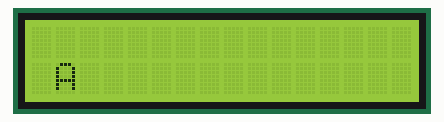
Bench run of a sketch on a simulated Arduino Uno, built with avr-gcc and run on an emulated ATmega328P. Parts: 16×2 character LCD.

Above: at 1.6 s.
At 8.6 s:
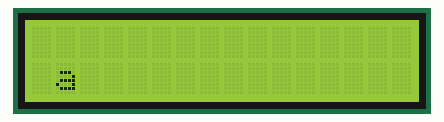
At 14.6 s:
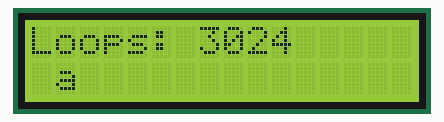
At 19.6 s:
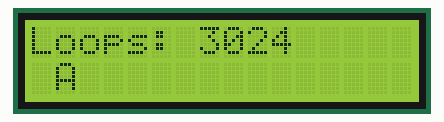
At 28.6 s:
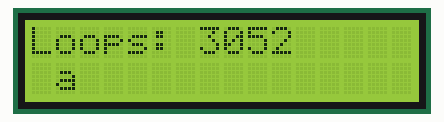
At 38.6 s:
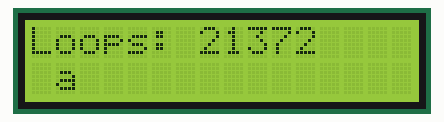

Measured:
- what the display in image 0 shows lasts 1.0 s, from 1.6 s to 2.6 s

The sketch:

JB_LCD_Task1a.ino
```cpp
#include <LiquidCrystal.h>

// THIS DEPENDS ON YOUR DISPLAY
LiquidCrystal g_lcd(14, 12,   4, 5, 6, 7,   8, 9, 10, 11);  // 8 bit mode

const unsigned int OFFSET_ms = 10 * 1000;
unsigned long g_endTime_ms;
unsigned long g_loopCounter = 0;

bool g_task_1_on = false;
const unsigned int TASK_1_INTERVAL_ms = 1000;
unsigned long g_task_1_nextTime_ms;

// ----------

void setup()
{
  // some displays need time to initialize
  delay(500);
  // initialize LCD and set up the number of columns and rows
  g_lcd.begin(16, 2);

  unsigned long current_ms = millis();
  g_endTime_ms = current_ms + OFFSET_ms;

  g_task_1_nextTime_ms = current_ms + TASK_1_INTERVAL_ms;
}

void loop()
{
  g_loopCounter++;
  unsigned long current_ms = millis();

  if (current_ms >= g_task_1_nextTime_ms) {
    g_task_1_on = !g_task_1_on;
    g_lcd.setCursor(1, 1);
    g_lcd.print(g_task_1_on ? "A" : "a");
    g_task_1_nextTime_ms = current_ms + TASK_1_INTERVAL_ms;
  }

  // ----

  if (current_ms >= g_endTime_ms) {
    outputResults();

    g_loopCounter = 0;
    g_endTime_ms = millis() + OFFSET_ms;
  }
}

// 3117802 - 3118122 --> 1708942

void outputResults()
{
  g_lcd.setCursor(0, 0);
  g_lcd.print("Loops:          ");
  g_lcd.setCursor(7, 0);
  g_lcd.print(g_loopCounter);
}
```
